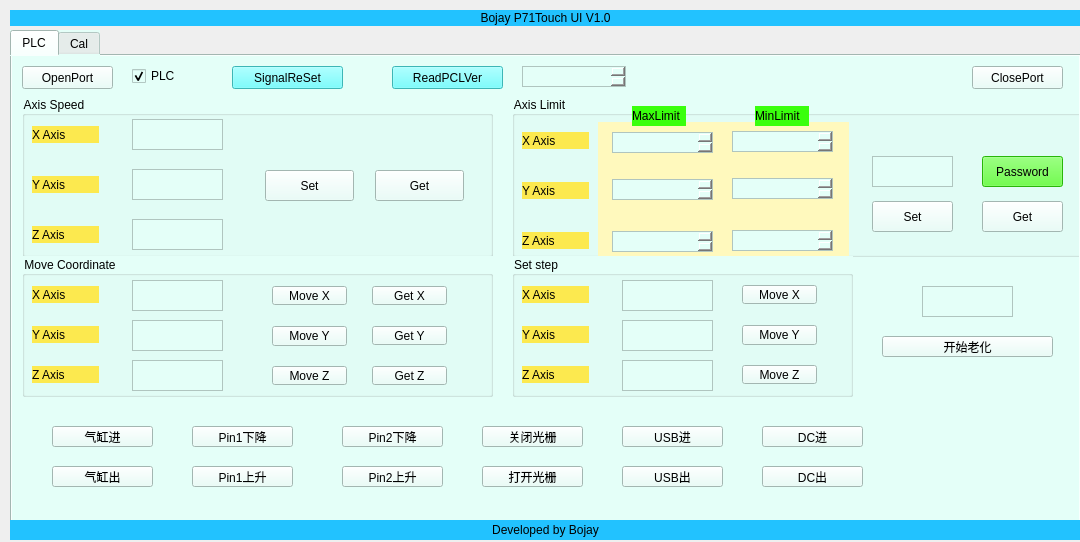
<?xml version="1.0" encoding="UTF-8"?>
<ui version="4.0">
 <class>Form</class>
 <widget class="QWidget" name="Form">
  <property name="geometry">
   <rect>
    <x>0</x>
    <y>0</y>
    <width>1080</width>
    <height>542</height>
   </rect>
  </property>
  <property name="windowTitle">
   <string>BojayE71Touch</string>
  </property>
  <widget class="QLabel" name="label_top">
   <property name="geometry">
    <rect>
     <x>10</x>
     <y>10</y>
     <width>1071</width>
     <height>16</height>
    </rect>
   </property>
   <property name="styleSheet">
    <string notr="true">background-color: rgb(34, 194, 255);</string>
   </property>
   <property name="text">
    <string>Bojay P71Touch UI V1.0</string>
   </property>
   <property name="alignment">
    <set>Qt::AlignCenter</set>
   </property>
  </widget>
  <widget class="QTabWidget" name="tabWidget">
   <property name="geometry">
    <rect>
     <x>10</x>
     <y>30</y>
     <width>1071</width>
     <height>501</height>
    </rect>
   </property>
   <property name="styleSheet">
    <string notr="true">background-color: rgb(228, 255, 248);</string>
   </property>
   <property name="currentIndex">
    <number>0</number>
   </property>
   <widget class="QWidget" name="tab">
    <attribute name="title">
     <string>PLC</string>
    </attribute>
    <widget class="QPushButton" name="pushButtonOpenPort">
     <property name="geometry">
      <rect>
       <x>10</x>
       <y>10</y>
       <width>91</width>
       <height>23</height>
      </rect>
     </property>
     <property name="text">
      <string>OpenPort</string>
     </property>
    </widget>
    <widget class="QPushButton" name="pushButtonClosePort">
     <property name="geometry">
      <rect>
       <x>960</x>
       <y>10</y>
       <width>91</width>
       <height>23</height>
      </rect>
     </property>
     <property name="text">
      <string>ClosePort</string>
     </property>
    </widget>
    <widget class="QCheckBox" name="checkBoxPLC">
     <property name="geometry">
      <rect>
       <x>120</x>
       <y>10</y>
       <width>51</width>
       <height>20</height>
      </rect>
     </property>
     <property name="text">
      <string>PLC</string>
     </property>
     <property name="checked">
      <bool>true</bool>
     </property>
    </widget>
    <widget class="QGroupBox" name="groupBoxAxisSpeed">
     <property name="geometry">
      <rect>
       <x>10</x>
       <y>40</y>
       <width>471</width>
       <height>161</height>
      </rect>
     </property>
     <property name="title">
      <string>Axis Speed</string>
     </property>
     <widget class="QLabel" name="label_5">
      <property name="geometry">
       <rect>
        <x>10</x>
        <y>130</y>
        <width>67</width>
        <height>17</height>
       </rect>
      </property>
      <property name="styleSheet">
       <string notr="true">background-color: rgb(252, 233, 79);</string>
      </property>
      <property name="text">
       <string>Z Axis</string>
      </property>
     </widget>
     <widget class="QPushButton" name="pushButtonSpeedSet">
      <property name="geometry">
       <rect>
        <x>243</x>
        <y>74</y>
        <width>89</width>
        <height>31</height>
       </rect>
      </property>
      <property name="text">
       <string>Set</string>
      </property>
     </widget>
     <widget class="QLabel" name="label_3">
      <property name="geometry">
       <rect>
        <x>10</x>
        <y>80</y>
        <width>67</width>
        <height>17</height>
       </rect>
      </property>
      <property name="styleSheet">
       <string notr="true">background-color: rgb(252, 233, 79);</string>
      </property>
      <property name="text">
       <string>Y Axis</string>
      </property>
     </widget>
     <widget class="QTextEdit" name="textEditXSpeedSet">
      <property name="geometry">
       <rect>
        <x>110</x>
        <y>23</y>
        <width>91</width>
        <height>31</height>
       </rect>
      </property>
     </widget>
     <widget class="QPushButton" name="pushButtonSpeedGet">
      <property name="geometry">
       <rect>
        <x>353</x>
        <y>74</y>
        <width>89</width>
        <height>31</height>
       </rect>
      </property>
      <property name="text">
       <string>Get</string>
      </property>
     </widget>
     <widget class="QLabel" name="label">
      <property name="geometry">
       <rect>
        <x>10</x>
        <y>30</y>
        <width>67</width>
        <height>17</height>
       </rect>
      </property>
      <property name="styleSheet">
       <string notr="true">background-color: rgb(252, 233, 79);</string>
      </property>
      <property name="text">
       <string>X Axis</string>
      </property>
     </widget>
     <widget class="QTextEdit" name="textEditZSpeedSet">
      <property name="geometry">
       <rect>
        <x>110</x>
        <y>123</y>
        <width>91</width>
        <height>31</height>
       </rect>
      </property>
     </widget>
     <widget class="QTextEdit" name="textEditYSpeedSet">
      <property name="geometry">
       <rect>
        <x>110</x>
        <y>73</y>
        <width>91</width>
        <height>31</height>
       </rect>
      </property>
     </widget>
    </widget>
    <widget class="QGroupBox" name="groupBoxAxisLimit">
     <property name="geometry">
      <rect>
       <x>500</x>
       <y>40</y>
       <width>591</width>
       <height>161</height>
      </rect>
     </property>
     <property name="title">
      <string>Axis Limit</string>
     </property>
     <widget class="QPushButton" name="pushButtonLimitGet">
      <property name="geometry">
       <rect>
        <x>470</x>
        <y>105</y>
        <width>81</width>
        <height>31</height>
       </rect>
      </property>
      <property name="text">
       <string>Get</string>
      </property>
     </widget>
     <widget class="QLabel" name="label_20">
      <property name="geometry">
       <rect>
        <x>86</x>
        <y>26</y>
        <width>251</width>
        <height>141</height>
       </rect>
      </property>
      <property name="styleSheet">
       <string notr="true">background-color: rgb(255, 249, 189);</string>
      </property>
      <property name="text">
       <string/>
      </property>
     </widget>
     <widget class="QPushButton" name="pushButtonLimitSet">
      <property name="geometry">
       <rect>
        <x>360</x>
        <y>105</y>
        <width>81</width>
        <height>31</height>
       </rect>
      </property>
      <property name="text">
       <string>Set</string>
      </property>
     </widget>
     <widget class="QLabel" name="label_2">
      <property name="geometry">
       <rect>
        <x>10</x>
        <y>36</y>
        <width>67</width>
        <height>17</height>
       </rect>
      </property>
      <property name="styleSheet">
       <string notr="true">background-color: rgb(252, 233, 79);</string>
      </property>
      <property name="text">
       <string>X Axis</string>
      </property>
     </widget>
     <widget class="QLabel" name="label_8">
      <property name="geometry">
       <rect>
        <x>10</x>
        <y>136</y>
        <width>67</width>
        <height>17</height>
       </rect>
      </property>
      <property name="styleSheet">
       <string notr="true">background-color: rgb(252, 233, 79);</string>
      </property>
      <property name="text">
       <string>Z Axis</string>
      </property>
     </widget>
     <widget class="QLabel" name="label_4">
      <property name="geometry">
       <rect>
        <x>10</x>
        <y>86</y>
        <width>67</width>
        <height>17</height>
       </rect>
      </property>
      <property name="styleSheet">
       <string notr="true">background-color: rgb(252, 233, 79);</string>
      </property>
      <property name="text">
       <string>Y Axis</string>
      </property>
     </widget>
     <widget class="QLabel" name="label_maxlimit">
      <property name="geometry">
       <rect>
        <x>120</x>
        <y>10</y>
        <width>54</width>
        <height>20</height>
       </rect>
      </property>
      <property name="styleSheet">
       <string notr="true">background-color: rgb(58, 255, 13);</string>
      </property>
      <property name="text">
       <string>MaxLimit</string>
      </property>
     </widget>
     <widget class="QLabel" name="label_minlimit">
      <property name="geometry">
       <rect>
        <x>243</x>
        <y>10</y>
        <width>54</width>
        <height>20</height>
       </rect>
      </property>
      <property name="styleSheet">
       <string notr="true">background-color: rgb(58, 255, 13);</string>
      </property>
      <property name="text">
       <string>MinLimit</string>
      </property>
     </widget>
     <widget class="QTextEdit" name="textEditPassword">
      <property name="geometry">
       <rect>
        <x>360</x>
        <y>60</y>
        <width>81</width>
        <height>31</height>
       </rect>
      </property>
     </widget>
     <widget class="QPushButton" name="pushButtonPassword">
      <property name="geometry">
       <rect>
        <x>470</x>
        <y>60</y>
        <width>81</width>
        <height>31</height>
       </rect>
      </property>
      <property name="styleSheet">
       <string notr="true">background-color: rgb(58, 255, 13);</string>
      </property>
      <property name="text">
       <string>Password</string>
      </property>
     </widget>
     <widget class="QTextEdit" name="textEditXMaxLimit">
      <property name="geometry">
       <rect>
        <x>100</x>
        <y>36</y>
        <width>101</width>
        <height>21</height>
       </rect>
      </property>
     </widget>
     <widget class="QTextEdit" name="textEditXMinLimit">
      <property name="geometry">
       <rect>
        <x>220</x>
        <y>35</y>
        <width>101</width>
        <height>21</height>
       </rect>
      </property>
     </widget>
     <widget class="QTextEdit" name="textEditYMinLimit">
      <property name="geometry">
       <rect>
        <x>220</x>
        <y>82</y>
        <width>101</width>
        <height>21</height>
       </rect>
      </property>
     </widget>
     <widget class="QTextEdit" name="textEditYMaxLimit">
      <property name="geometry">
       <rect>
        <x>100</x>
        <y>83</y>
        <width>101</width>
        <height>21</height>
       </rect>
      </property>
     </widget>
     <widget class="QTextEdit" name="textEditZMinLimit">
      <property name="geometry">
       <rect>
        <x>220</x>
        <y>134</y>
        <width>101</width>
        <height>21</height>
       </rect>
      </property>
     </widget>
     <widget class="QTextEdit" name="textEditZMaxLimit">
      <property name="geometry">
       <rect>
        <x>100</x>
        <y>135</y>
        <width>101</width>
        <height>21</height>
       </rect>
      </property>
     </widget>
     <zorder>label_20</zorder>
     <zorder>pushButtonLimitGet</zorder>
     <zorder>pushButtonLimitSet</zorder>
     <zorder>label_2</zorder>
     <zorder>label_8</zorder>
     <zorder>label_4</zorder>
     <zorder>label_maxlimit</zorder>
     <zorder>label_minlimit</zorder>
     <zorder>textEditPassword</zorder>
     <zorder>pushButtonPassword</zorder>
     <zorder>textEditXMaxLimit</zorder>
     <zorder>textEditXMinLimit</zorder>
     <zorder>textEditYMinLimit</zorder>
     <zorder>textEditYMaxLimit</zorder>
     <zorder>textEditZMinLimit</zorder>
     <zorder>textEditZMaxLimit</zorder>
    </widget>
    <widget class="QGroupBox" name="groupBoxMoveCoordiante">
     <property name="geometry">
      <rect>
       <x>10</x>
       <y>200</y>
       <width>471</width>
       <height>141</height>
      </rect>
     </property>
     <property name="title">
      <string>Move Coordinate</string>
     </property>
     <widget class="QTextEdit" name="textEditxMove">
      <property name="geometry">
       <rect>
        <x>110</x>
        <y>24</y>
        <width>91</width>
        <height>31</height>
       </rect>
      </property>
     </widget>
     <widget class="QTextEdit" name="textEdityMove">
      <property name="geometry">
       <rect>
        <x>110</x>
        <y>64</y>
        <width>91</width>
        <height>31</height>
       </rect>
      </property>
     </widget>
     <widget class="QTextEdit" name="textEditzMove">
      <property name="geometry">
       <rect>
        <x>110</x>
        <y>104</y>
        <width>91</width>
        <height>31</height>
       </rect>
      </property>
     </widget>
     <widget class="QPushButton" name="pushButtonMovex">
      <property name="geometry">
       <rect>
        <x>250</x>
        <y>30</y>
        <width>75</width>
        <height>19</height>
       </rect>
      </property>
      <property name="text">
       <string>Move X</string>
      </property>
     </widget>
     <widget class="QPushButton" name="pushButtonMovey">
      <property name="geometry">
       <rect>
        <x>250</x>
        <y>70</y>
        <width>75</width>
        <height>20</height>
       </rect>
      </property>
      <property name="text">
       <string>Move Y</string>
      </property>
     </widget>
     <widget class="QPushButton" name="pushButtonMovez">
      <property name="geometry">
       <rect>
        <x>250</x>
        <y>110</y>
        <width>75</width>
        <height>19</height>
       </rect>
      </property>
      <property name="text">
       <string>Move Z</string>
      </property>
     </widget>
     <widget class="QPushButton" name="pushButtonGetx">
      <property name="geometry">
       <rect>
        <x>350</x>
        <y>30</y>
        <width>75</width>
        <height>19</height>
       </rect>
      </property>
      <property name="text">
       <string>Get X</string>
      </property>
     </widget>
     <widget class="QPushButton" name="pushButtonGety">
      <property name="geometry">
       <rect>
        <x>350</x>
        <y>70</y>
        <width>75</width>
        <height>19</height>
       </rect>
      </property>
      <property name="text">
       <string>Get Y</string>
      </property>
     </widget>
     <widget class="QPushButton" name="pushButtonGetz">
      <property name="geometry">
       <rect>
        <x>350</x>
        <y>110</y>
        <width>75</width>
        <height>19</height>
       </rect>
      </property>
      <property name="text">
       <string>Get Z</string>
      </property>
     </widget>
     <widget class="QLabel" name="label_10">
      <property name="geometry">
       <rect>
        <x>10</x>
        <y>30</y>
        <width>67</width>
        <height>17</height>
       </rect>
      </property>
      <property name="styleSheet">
       <string notr="true">background-color: rgb(252, 233, 79);</string>
      </property>
      <property name="text">
       <string>X Axis</string>
      </property>
     </widget>
     <widget class="QLabel" name="label_11">
      <property name="geometry">
       <rect>
        <x>10</x>
        <y>110</y>
        <width>67</width>
        <height>17</height>
       </rect>
      </property>
      <property name="styleSheet">
       <string notr="true">background-color: rgb(252, 233, 79);</string>
      </property>
      <property name="text">
       <string>Z Axis</string>
      </property>
     </widget>
     <widget class="QLabel" name="label_14">
      <property name="geometry">
       <rect>
        <x>10</x>
        <y>70</y>
        <width>67</width>
        <height>17</height>
       </rect>
      </property>
      <property name="styleSheet">
       <string notr="true">background-color: rgb(252, 233, 79);</string>
      </property>
      <property name="text">
       <string>Y Axis</string>
      </property>
     </widget>
    </widget>
    <widget class="QGroupBox" name="groupBoxAxisStepMove">
     <property name="geometry">
      <rect>
       <x>500</x>
       <y>200</y>
       <width>341</width>
       <height>141</height>
      </rect>
     </property>
     <property name="title">
      <string>Set step</string>
     </property>
     <widget class="QLabel" name="label_12">
      <property name="geometry">
       <rect>
        <x>10</x>
        <y>30</y>
        <width>67</width>
        <height>17</height>
       </rect>
      </property>
      <property name="styleSheet">
       <string notr="true">background-color: rgb(252, 233, 79);</string>
      </property>
      <property name="text">
       <string>X Axis</string>
      </property>
     </widget>
     <widget class="QLabel" name="label_15">
      <property name="geometry">
       <rect>
        <x>10</x>
        <y>70</y>
        <width>67</width>
        <height>17</height>
       </rect>
      </property>
      <property name="styleSheet">
       <string notr="true">background-color: rgb(252, 233, 79);</string>
      </property>
      <property name="text">
       <string>Y Axis</string>
      </property>
     </widget>
     <widget class="QLabel" name="label_16">
      <property name="geometry">
       <rect>
        <x>10</x>
        <y>110</y>
        <width>67</width>
        <height>17</height>
       </rect>
      </property>
      <property name="styleSheet">
       <string notr="true">background-color: rgb(252, 233, 79);</string>
      </property>
      <property name="text">
       <string>Z Axis</string>
      </property>
     </widget>
     <widget class="QPushButton" name="pushButtonStepMoveZ">
      <property name="geometry">
       <rect>
        <x>230</x>
        <y>109</y>
        <width>75</width>
        <height>19</height>
       </rect>
      </property>
      <property name="text">
       <string>Move Z</string>
      </property>
     </widget>
     <widget class="QTextEdit" name="textEditStepMoveX">
      <property name="geometry">
       <rect>
        <x>110</x>
        <y>24</y>
        <width>91</width>
        <height>31</height>
       </rect>
      </property>
     </widget>
     <widget class="QTextEdit" name="textEditStepMoveZ">
      <property name="geometry">
       <rect>
        <x>110</x>
        <y>104</y>
        <width>91</width>
        <height>31</height>
       </rect>
      </property>
     </widget>
     <widget class="QPushButton" name="pushButtonStepMoveY">
      <property name="geometry">
       <rect>
        <x>230</x>
        <y>69</y>
        <width>75</width>
        <height>20</height>
       </rect>
      </property>
      <property name="text">
       <string>Move Y</string>
      </property>
     </widget>
     <widget class="QPushButton" name="pushButtonStepMoveX">
      <property name="geometry">
       <rect>
        <x>230</x>
        <y>29</y>
        <width>75</width>
        <height>19</height>
       </rect>
      </property>
      <property name="text">
       <string>Move X</string>
      </property>
     </widget>
     <widget class="QTextEdit" name="textEditStepMoveY">
      <property name="geometry">
       <rect>
        <x>110</x>
        <y>64</y>
        <width>91</width>
        <height>31</height>
       </rect>
      </property>
     </widget>
    </widget>
    <widget class="QPushButton" name="pushButtonSignalReSet">
     <property name="geometry">
      <rect>
       <x>220</x>
       <y>10</y>
       <width>111</width>
       <height>23</height>
      </rect>
     </property>
     <property name="styleSheet">
      <string notr="true">background-color: rgb(85, 255, 255);</string>
     </property>
     <property name="text">
      <string>SignalReSet</string>
     </property>
    </widget>
    <widget class="QPushButton" name="pushButtonGetPLCVer">
     <property name="geometry">
      <rect>
       <x>380</x>
       <y>10</y>
       <width>111</width>
       <height>23</height>
      </rect>
     </property>
     <property name="styleSheet">
      <string notr="true">background-color: rgb(85, 255, 255);</string>
     </property>
     <property name="text">
      <string>ReadPCLVer</string>
     </property>
    </widget>
    <widget class="QTextEdit" name="textEditPLCVer">
     <property name="geometry">
      <rect>
       <x>510</x>
       <y>10</y>
       <width>104</width>
       <height>21</height>
      </rect>
     </property>
    </widget>
    <widget class="QPushButton" name="pushButtonCylinderIn">
     <property name="geometry">
      <rect>
       <x>40</x>
       <y>370</y>
       <width>101</width>
       <height>21</height>
      </rect>
     </property>
     <property name="text">
      <string>气缸进</string>
     </property>
    </widget>
    <widget class="QPushButton" name="pushButtonCylinderOut">
     <property name="geometry">
      <rect>
       <x>40</x>
       <y>410</y>
       <width>101</width>
       <height>21</height>
      </rect>
     </property>
     <property name="text">
      <string>气缸出</string>
     </property>
    </widget>
    <widget class="QPushButton" name="pushButtonPin1Down">
     <property name="geometry">
      <rect>
       <x>180</x>
       <y>370</y>
       <width>101</width>
       <height>21</height>
      </rect>
     </property>
     <property name="text">
      <string>Pin1下降</string>
     </property>
    </widget>
    <widget class="QPushButton" name="pushButtonPin1Up">
     <property name="geometry">
      <rect>
       <x>180</x>
       <y>410</y>
       <width>101</width>
       <height>21</height>
      </rect>
     </property>
     <property name="text">
      <string>Pin1上升</string>
     </property>
    </widget>
    <widget class="QPushButton" name="pushButtonPin2Up">
     <property name="geometry">
      <rect>
       <x>330</x>
       <y>410</y>
       <width>101</width>
       <height>21</height>
      </rect>
     </property>
     <property name="text">
      <string>Pin2上升</string>
     </property>
    </widget>
    <widget class="QPushButton" name="pushButtonPin2Down">
     <property name="geometry">
      <rect>
       <x>330</x>
       <y>370</y>
       <width>101</width>
       <height>21</height>
      </rect>
     </property>
     <property name="text">
      <string>Pin2下降</string>
     </property>
    </widget>
    <widget class="QPushButton" name="pushButtonUSBIn">
     <property name="geometry">
      <rect>
       <x>610</x>
       <y>370</y>
       <width>101</width>
       <height>21</height>
      </rect>
     </property>
     <property name="text">
      <string>USB进</string>
     </property>
    </widget>
    <widget class="QPushButton" name="pushButtonUSBOut">
     <property name="geometry">
      <rect>
       <x>610</x>
       <y>410</y>
       <width>101</width>
       <height>21</height>
      </rect>
     </property>
     <property name="text">
      <string>USB出</string>
     </property>
    </widget>
    <widget class="QPushButton" name="pushButtonCloseCurtain">
     <property name="geometry">
      <rect>
       <x>470</x>
       <y>370</y>
       <width>101</width>
       <height>21</height>
      </rect>
     </property>
     <property name="text">
      <string>关闭光栅</string>
     </property>
    </widget>
    <widget class="QPushButton" name="pushButtonOpenCurtain">
     <property name="geometry">
      <rect>
       <x>470</x>
       <y>410</y>
       <width>101</width>
       <height>21</height>
      </rect>
     </property>
     <property name="text">
      <string>打开光栅</string>
     </property>
    </widget>
    <widget class="QTextEdit" name="textEditBurnTimes">
     <property name="geometry">
      <rect>
       <x>910</x>
       <y>230</y>
       <width>91</width>
       <height>31</height>
      </rect>
     </property>
    </widget>
    <widget class="QPushButton" name="pushButtonBurn">
     <property name="geometry">
      <rect>
       <x>870</x>
       <y>280</y>
       <width>171</width>
       <height>21</height>
      </rect>
     </property>
     <property name="text">
      <string>开始老化</string>
     </property>
    </widget>
    <widget class="QPushButton" name="pushButtonDCIn">
     <property name="geometry">
      <rect>
       <x>750</x>
       <y>370</y>
       <width>101</width>
       <height>21</height>
      </rect>
     </property>
     <property name="text">
      <string>DC进</string>
     </property>
    </widget>
    <widget class="QPushButton" name="pushButtonDCOut">
     <property name="geometry">
      <rect>
       <x>750</x>
       <y>410</y>
       <width>101</width>
       <height>21</height>
      </rect>
     </property>
     <property name="text">
      <string>DC出</string>
     </property>
    </widget>
   </widget>
   <widget class="QWidget" name="tab_2">
    <attribute name="title">
     <string>Cal</string>
    </attribute>
    <widget class="QLabel" name="label_6">
     <property name="geometry">
      <rect>
       <x>210</x>
       <y>110</y>
       <width>181</width>
       <height>131</height>
      </rect>
     </property>
     <property name="styleSheet">
      <string notr="true">background-color: rgb(255, 255, 221);</string>
     </property>
     <property name="text">
      <string>Cal Kit</string>
     </property>
     <property name="alignment">
      <set>Qt::AlignCenter</set>
     </property>
    </widget>
    <widget class="QPushButton" name="pushButtonUp">
     <property name="geometry">
      <rect>
       <x>250</x>
       <y>50</y>
       <width>113</width>
       <height>32</height>
      </rect>
     </property>
     <property name="styleSheet">
      <string notr="true">background-color: rgb(253, 162, 218);</string>
     </property>
     <property name="text">
      <string>Set UP</string>
     </property>
    </widget>
    <widget class="QPushButton" name="pushButtonDown">
     <property name="geometry">
      <rect>
       <x>250</x>
       <y>280</y>
       <width>113</width>
       <height>32</height>
      </rect>
     </property>
     <property name="styleSheet">
      <string notr="true">background-color: rgb(124, 255, 210);</string>
     </property>
     <property name="text">
      <string>Set Down</string>
     </property>
    </widget>
    <widget class="QPushButton" name="pushButtonRight">
     <property name="geometry">
      <rect>
       <x>440</x>
       <y>160</y>
       <width>113</width>
       <height>32</height>
      </rect>
     </property>
     <property name="styleSheet">
      <string notr="true">background-color: rgb(158, 255, 150);</string>
     </property>
     <property name="text">
      <string>Set Right</string>
     </property>
    </widget>
    <widget class="QPushButton" name="pushButtonLeft">
     <property name="geometry">
      <rect>
       <x>50</x>
       <y>160</y>
       <width>113</width>
       <height>32</height>
      </rect>
     </property>
     <property name="styleSheet">
      <string notr="true">background-color: rgb(155, 255, 148);</string>
     </property>
     <property name="text">
      <string>Set Left</string>
     </property>
    </widget>
    <widget class="QPushButton" name="pushButtonMiddle">
     <property name="geometry">
      <rect>
       <x>250</x>
       <y>200</y>
       <width>113</width>
       <height>32</height>
      </rect>
     </property>
     <property name="styleSheet">
      <string notr="true">background-color: rgb(179, 141, 255);</string>
     </property>
     <property name="text">
      <string>Set Middle</string>
     </property>
    </widget>
    <widget class="QPushButton" name="pushButtonStartCal">
     <property name="geometry">
      <rect>
       <x>660</x>
       <y>160</y>
       <width>151</width>
       <height>81</height>
      </rect>
     </property>
     <property name="styleSheet">
      <string notr="true">background-color: rgb(158, 255, 150);</string>
     </property>
     <property name="text">
      <string>Start Cal</string>
     </property>
    </widget>
   </widget>
  </widget>
  <widget class="QLabel" name="label_bottom">
   <property name="geometry">
    <rect>
     <x>10</x>
     <y>520</y>
     <width>1071</width>
     <height>20</height>
    </rect>
   </property>
   <property name="styleSheet">
    <string notr="true">background-color: rgb(34, 194, 255);</string>
   </property>
   <property name="text">
    <string>Developed by Bojay</string>
   </property>
   <property name="alignment">
    <set>Qt::AlignCenter</set>
   </property>
  </widget>
 </widget>
 <resources/>
 <connections/>
</ui>
